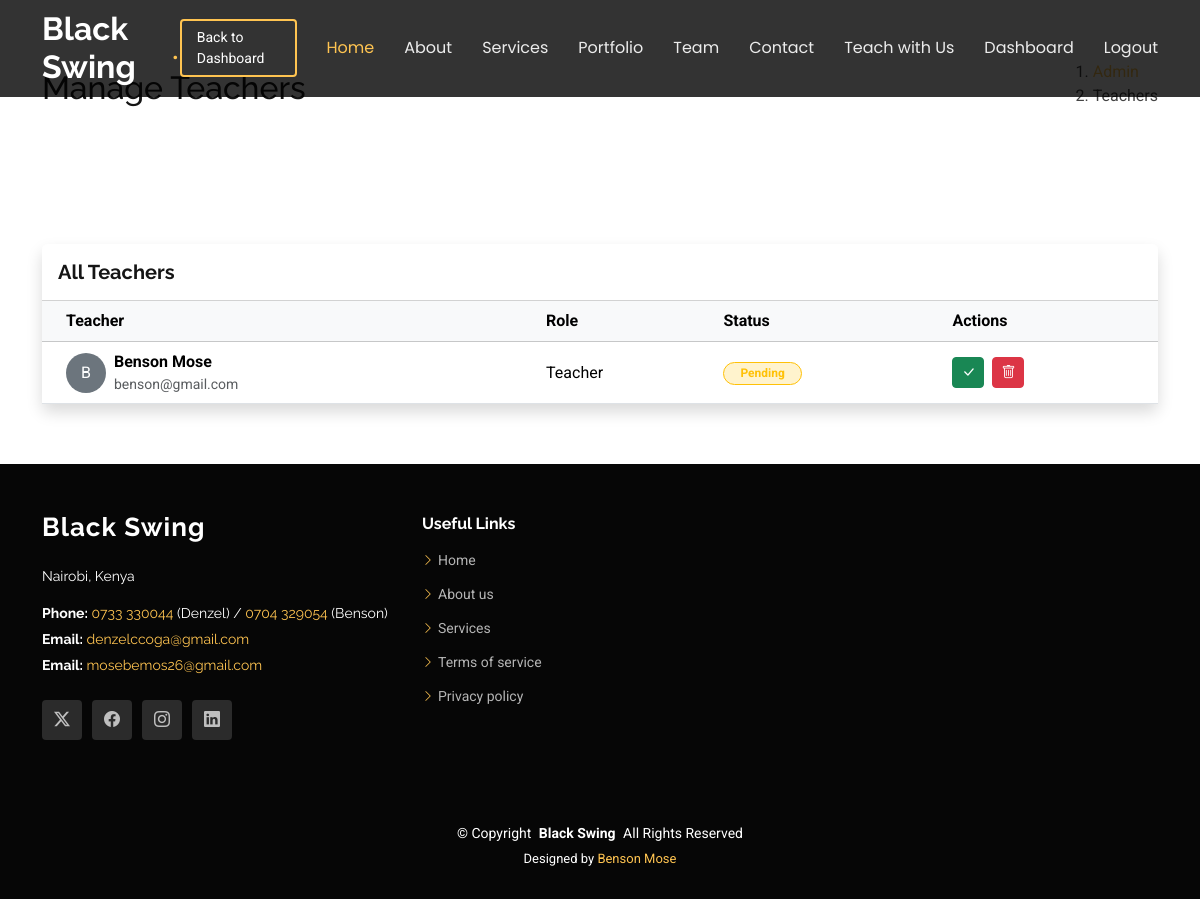
The app's page /dashboard/admin/teachers/ (signed in), older data.
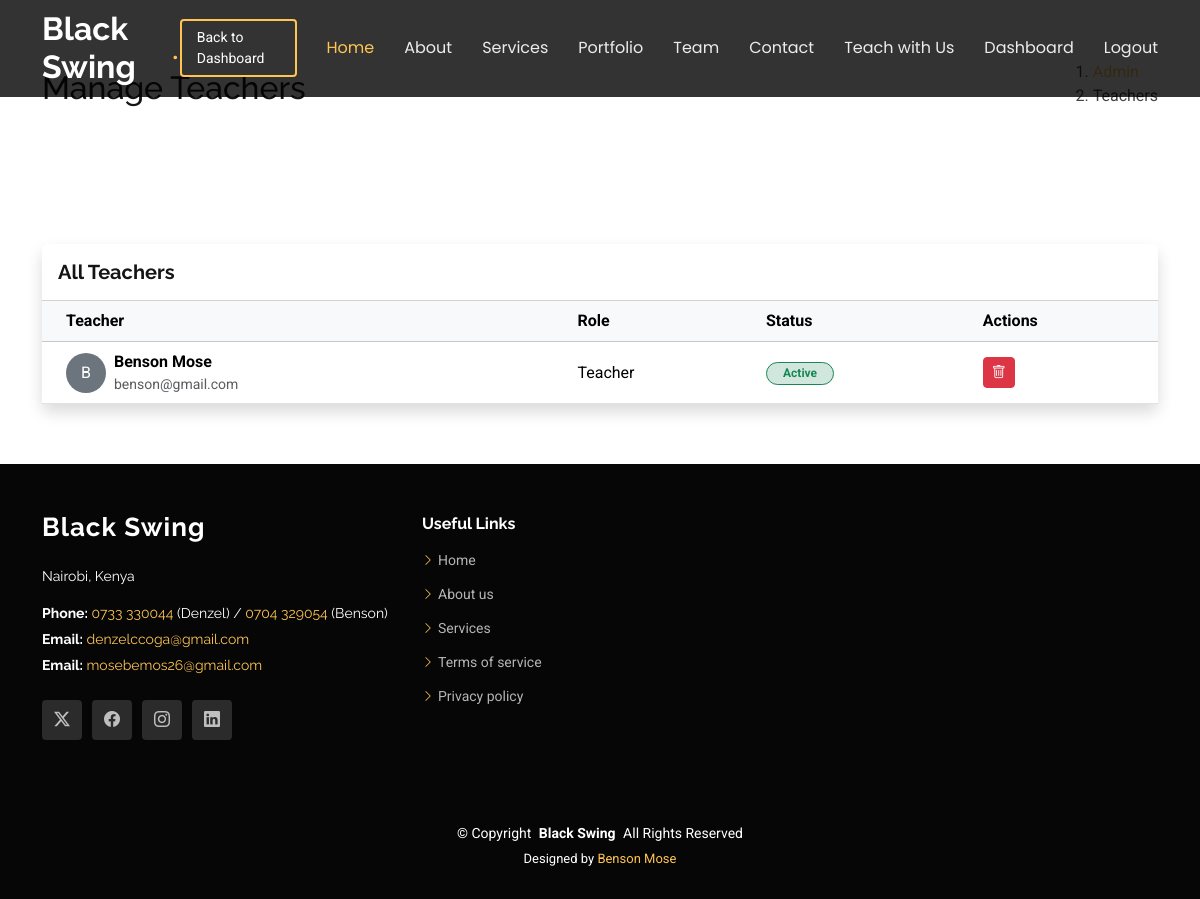
The same page, newer data.
### accounts/models.py (models this page shows, shortened)
class MemberProfile(models.Model):
    user = models.OneToOneField(CustomUser, on_delete=models.CASCADE, related_name='member_profile')
    role = models.CharField(max_length=100, help_text="e.g. Guitarist, Vocalist")
    bio = models.TextField(blank=True)
    image = models.ImageField(upload_to='team_images/', blank=True, null=True)
    is_approved = models.BooleanField(default=False, db_index=True)
    twitter_link = models.URLField(blank=True)
    facebook_link = models.URLField(blank=True)
    instagram_link = models.URLField(blank=True)
    linkedin_link = models.URLField(blank=True)

class CustomUser(AbstractUser):
    is_member = models.BooleanField(default=False)
    is_student = models.BooleanField(default=False)

### dashboard/views.py (the view)
# urls.py: path('admin/teachers/', views.manage_teachers, name='manage_teachers'),
@login_required
def manage_teachers(request):
    if not request.user.is_superuser:
        return redirect('dashboard_redirect')
    teachers = MemberProfile.objects.all().order_by('is_approved', 'user__first_name')
    return render(request, 'dashboard/manage_teachers.html', {'teachers': teachers})

### core/context_processors.py (called while the page is built)
def unread_messages_count(request):
    if request.user.is_authenticated and request.user.is_superuser:
        messages_count = ContactMessage.objects.filter(is_read=False).count()
        bookings_count = ServiceBooking.objects.filter(is_read=False).count()
        return {'unread_messages_count': messages_count + bookings_count}
    return {}

### templates/dashboard/manage_teachers.html (shortened to what the changed rows need)
{% extends 'base.html' %}
{% load static %}
{% block content %}
<section class="breadcrumbs">
    <div class="container">
        <div class="d-flex justify-content-between align-items-center">
            <h2>Manage Teachers</h2>
        </div>
    </div>
</section>
<section class="inner-page">
    <div class="container">
        <div class="card shadow border-0">
            <div class="card-body p-0">
                <div class="table-responsive">
                    <table class="table table-hover align-middle mb-0">
                        <thead class="table-light">
                            <tr>
                                <th class="ps-4">Teacher</th>
                                <th>Role</th>
                                <th>Status</th>
                                <th>Actions</th>
                            </tr>
                        </thead>
                        <tbody>
                            {% for teacher in teachers %}
                            <tr>
                                <td class="ps-4">
                                    <div class="d-flex align-items-center">
                                        {% if teacher.image %}
                                        <img src="{{ teacher.image.url }}" class="rounded-circle me-2" width="40"
                                            height="40" style="object-fit: cover;">
                                        {% else %}
                                        <div class="bg-secondary text-white rounded-circle d-flex align-items-center justify-content-center me-2"
                                            style="width: 40px; height: 40px;">{{ teacher.user.first_name|first }}</div>
                                        {% endif %}
                                        <div>
                                            <div class="fw-bold">{{ teacher.user.first_name }}
                                                {{ teacher.user.last_name}}
                                            </div>
                                            <div class="small text-muted">{{ teacher.user.email }}</div>
                                        </div>
                                    </div>
                                </td>
                                <td>{{ teacher.role }}</td>
                                <td>
                                    {% if teacher.is_approved %}
                                    <span
                                        class="badge bg-success-subtle text-success border border-success px-3 rounded-pill">Active</span>
                                    {% else %}
                                    <span
                                        class="badge bg-warning-subtle text-warning border border-warning px-3 rounded-pill">Pending</span>
                                    {% endif %}
                                </td>
                                <td>
                                    {% if not teacher.is_approved %}
                                    <a href="{% url 'approve_teacher' teacher.id %}" class="btn btn-sm btn-success me-1"
                                        title="Approve">
                                        <i class="bi bi-check-lg"></i>
                                    </a>
                                    {% endif %}
                                    <a href="{% url 'delete_teacher' teacher.id %}" class="btn btn-sm btn-danger"
                                        onclick="return confirm('Are you sure? This will delete the user account entirely.')"
                                        title="Delete">
                                        <i class="bi bi-trash"></i>
                                    </a>
                                </td>
                            </tr>
                            {% empty %}
                            <tr>
                                <td colspan="4" class="text-center py-4 text-muted">No teachers found.</td>
                            </tr>
                            {% endfor %}
                        </tbody>
                    </table>
                </div>
            </div>
        </div>
    </div>
</section>
{% endblock %}

Row changes from the older to the newer data that the page shows:
changed MemberProfile "Teacher": is_approved "Pending" → "Active"
